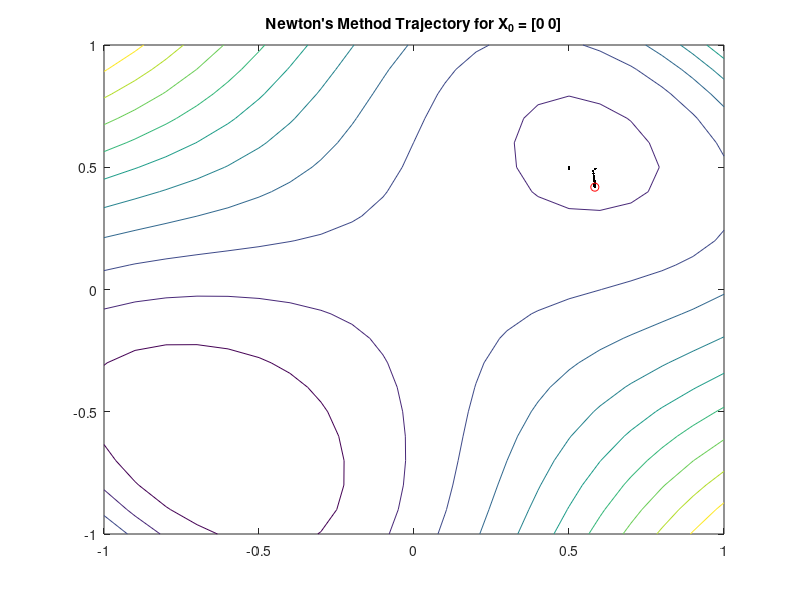

Reproduce this figure in MATLAB.
clc 
clear all 
close all

%plot the function contour lines
[X,Y] = meshgrid(-1 : .1 : 1);
Z = (X+Y).^4 - 12*X.*Y + X + Y + 1;
N = 10;
figure;
contour(X, Y, Z, N), title('Newton''s Method Trajectory for X_0 = [0 0]');
hold on;

G = zeros(2,1);
A = zeros(2);
x = [0.5 0.5]';   %Initialize x
% G = grad(x);
G(1) = 4*(x(1)+x(2))^3 - 12*x(2) + 1;
G(2) = 4*(x(1)+x(2))^3 - 12*x(1) + 1;
% G = jacobian(Z,x)
% G = [-12*Y + 4*(X + Y)^3 + 1; -12*X + 4*(X + Y)^3 + 1]
% A = hessian(x);
A(1,1) = 12*(x(1) + x(2))^2; A(1,2) = 12*((x(1) + x(2))^2 - 12);
A(2,1) = 12*((x(1) + x(2))^2 - 12); A(2,2) = 12*(x(1) + x(2))^2;
% A = jacobian(G,x);
% A = [12*(X + Y)^2  12*((X + Y)^2 - 1); 12*((X + Y)^2 - 1), 12*(X + Y)^2]
dx = [1e2 1e2]';
small = [1.0e-3,1.0e-3]';

%Find the stationary point
while (abs(dx(1)) >= small(1) | abs(dx(2))>= small(2))
   plot(x(1), x(2),'k.')
   old = x;
   x = x - inv(A).*G;
   dx = x - old;
%    G = grad(x);
   G(1) = 4*(x(1)+x(2))^3 - 12*x(2) + 1;  G(2) = 4*(x(1)+x(2))^3 - 12*x(1) + 1;
   %G = [-12*Y + 4*(X + Y)^3 + 1; -12*X + 4*(X + Y)^3 + 1]
%    A = hessian(x);
   A(1,1) = 12*(x(1) + x(2))^2; A(1,2) = 12*((x(1) + x(2))^2 - 1);
   A(2,1) = 12*((x(1) + x(2))^2 - 1); A(2,2) = 12*(x(1) + x(2))^2;
   %A = [12*(X + Y)^2  12*((X + Y)^2 - 1); 12*((X + Y)^2 - 1), 12*(X + Y)^2]
end
x
plot(x(1), x(2),'ro')  